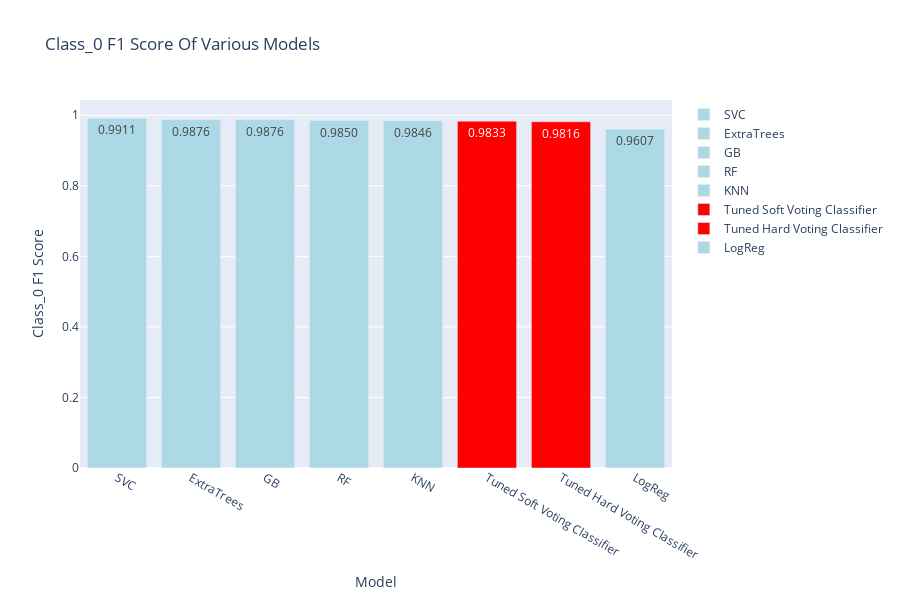
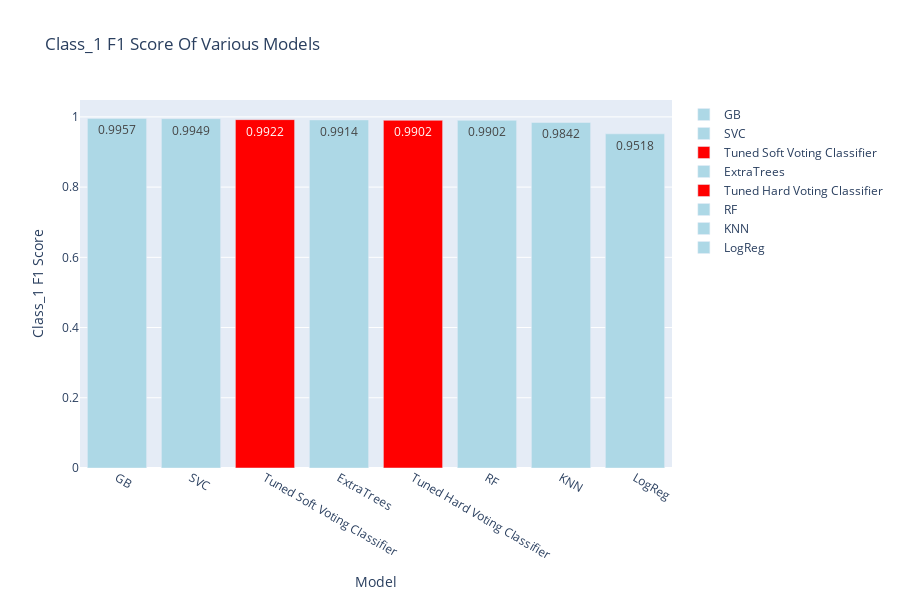
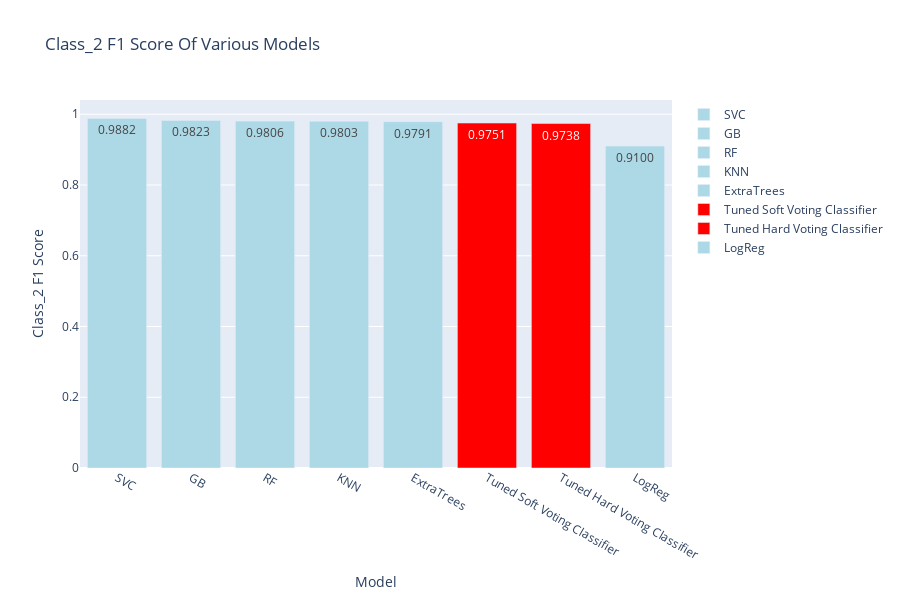
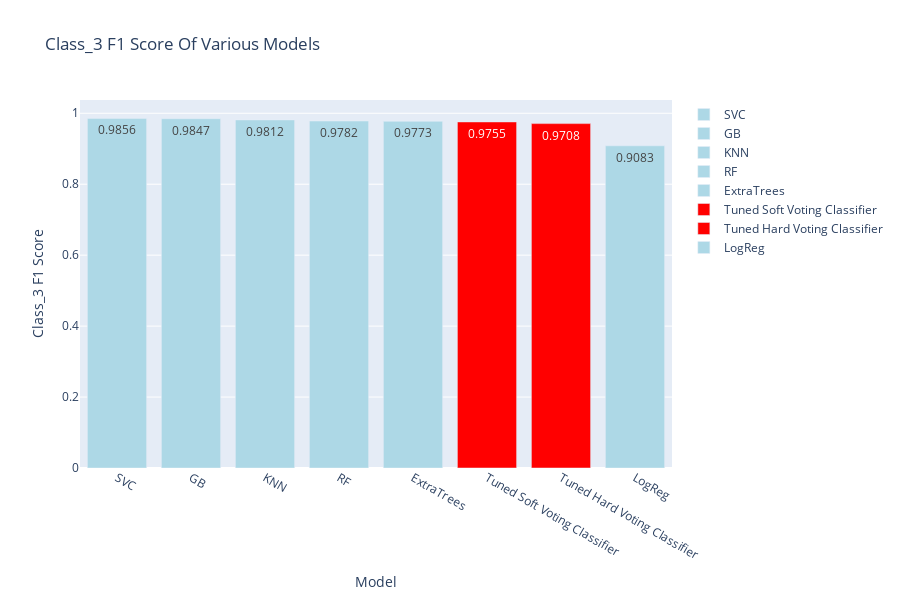

Source (notebook cell) for these figures, in order:
### Markdown cell above
## Observations
* As expected our tuned individual estimators seem to be doing a lot better than ensemble.
* Soft Voting Classifier seems to perform better than Hard Voting Classifier although not a significant difference.

### Code cell
for i in range(10):
    column_name = f"Class_{i}"
    plot_performance_scores(performance_metric=column_name, title=f"{column_name} F1 Score Of Various Models", xais_title="Model", yaxis_title=f"{column_name} F1 Score", performance_scores=performance_scores)

### Figure 1 — Plotly figure (JSON) as saved in the notebook; plotly's stock layout.template omitted (floating-point values rounded to 4 significant figures)
{"data": [{"marker": {"color": "lightblue"}, "name": "SVC", "text": "0.9911", "type": "bar", "x": ["SVC"], "y": [0.9911]}, {"marker": {"color": "lightblue"}, "name": "ExtraTrees", "text": "0.9876", "type": "bar", "x": ["ExtraTrees"], "y": [0.9876]}, {"marker": {"color": "lightblue"}, "name": "GB", "text": "0.9876", "type": "bar", "x": ["GB"], "y": [0.9876]}, {"marker": {"color": "lightblue"}, "name": "RF", "text": "0.9850", "type": "bar", "x": ["RF"], "y": [0.985]}, {"marker": {"color": "lightblue"}, "name": "KNN", "text": "0.9846", "type": "bar", "x": ["KNN"], "y": [0.9846]}, {"marker": {"color": "red"}, "name": "Tuned Soft Voting Classifier", "text": "0.9833", "type": "bar", "x": ["Tuned Soft Voting Classifier"], "y": [0.9833]}, {"marker": {"color": "red"}, "name": "Tuned Hard Voting Classifier", "text": "0.9816", "type": "bar", "x": ["Tuned Hard Voting Classifier"], "y": [0.9816]}, {"marker": {"color": "lightblue"}, "name": "LogReg", "text": "0.9607", "type": "bar", "x": ["LogReg"], "y": [0.9607]}], "layout": {"height": 600, "title": {"text": "Class_0 F1 Score Of Various Models"}, "xaxis": {"tickangle": 30, "title": {"text": "Model"}}, "yaxis": {"title": {"text": "Class_0 F1 Score"}}}}

### Figure 2 — Plotly figure (JSON) as saved in the notebook; plotly's stock layout.template omitted (floating-point values rounded to 4 significant figures)
{"data": [{"marker": {"color": "lightblue"}, "name": "GB", "text": "0.9957", "type": "bar", "x": ["GB"], "y": [0.9957]}, {"marker": {"color": "lightblue"}, "name": "SVC", "text": "0.9949", "type": "bar", "x": ["SVC"], "y": [0.9949]}, {"marker": {"color": "red"}, "name": "Tuned Soft Voting Classifier", "text": "0.9922", "type": "bar", "x": ["Tuned Soft Voting Classifier"], "y": [0.9922]}, {"marker": {"color": "lightblue"}, "name": "ExtraTrees", "text": "0.9914", "type": "bar", "x": ["ExtraTrees"], "y": [0.9914]}, {"marker": {"color": "red"}, "name": "Tuned Hard Voting Classifier", "text": "0.9902", "type": "bar", "x": ["Tuned Hard Voting Classifier"], "y": [0.9902]}, {"marker": {"color": "lightblue"}, "name": "RF", "text": "0.9902", "type": "bar", "x": ["RF"], "y": [0.9902]}, {"marker": {"color": "lightblue"}, "name": "KNN", "text": "0.9842", "type": "bar", "x": ["KNN"], "y": [0.9842]}, {"marker": {"color": "lightblue"}, "name": "LogReg", "text": "0.9518", "type": "bar", "x": ["LogReg"], "y": [0.9518]}], "layout": {"height": 600, "title": {"text": "Class_1 F1 Score Of Various Models"}, "xaxis": {"tickangle": 30, "title": {"text": "Model"}}, "yaxis": {"title": {"text": "Class_1 F1 Score"}}}}

### Figure 3 — Plotly figure (JSON) as saved in the notebook; plotly's stock layout.template omitted (floating-point values rounded to 4 significant figures)
{"data": [{"marker": {"color": "lightblue"}, "name": "SVC", "text": "0.9882", "type": "bar", "x": ["SVC"], "y": [0.9882]}, {"marker": {"color": "lightblue"}, "name": "GB", "text": "0.9823", "type": "bar", "x": ["GB"], "y": [0.9823]}, {"marker": {"color": "lightblue"}, "name": "RF", "text": "0.9806", "type": "bar", "x": ["RF"], "y": [0.9806]}, {"marker": {"color": "lightblue"}, "name": "KNN", "text": "0.9803", "type": "bar", "x": ["KNN"], "y": [0.9803]}, {"marker": {"color": "lightblue"}, "name": "ExtraTrees", "text": "0.9791", "type": "bar", "x": ["ExtraTrees"], "y": [0.9791]}, {"marker": {"color": "red"}, "name": "Tuned Soft Voting Classifier", "text": "0.9751", "type": "bar", "x": ["Tuned Soft Voting Classifier"], "y": [0.9751]}, {"marker": {"color": "red"}, "name": "Tuned Hard Voting Classifier", "text": "0.9738", "type": "bar", "x": ["Tuned Hard Voting Classifier"], "y": [0.9738]}, {"marker": {"color": "lightblue"}, "name": "LogReg", "text": "0.9100", "type": "bar", "x": ["LogReg"], "y": [0.91]}], "layout": {"height": 600, "title": {"text": "Class_2 F1 Score Of Various Models"}, "xaxis": {"tickangle": 30, "title": {"text": "Model"}}, "yaxis": {"title": {"text": "Class_2 F1 Score"}}}}

### Figure 4 — Plotly figure (JSON) as saved in the notebook; plotly's stock layout.template omitted (floating-point values rounded to 4 significant figures)
{"data": [{"marker": {"color": "lightblue"}, "name": "SVC", "text": "0.9856", "type": "bar", "x": ["SVC"], "y": [0.9856]}, {"marker": {"color": "lightblue"}, "name": "GB", "text": "0.9847", "type": "bar", "x": ["GB"], "y": [0.9847]}, {"marker": {"color": "lightblue"}, "name": "KNN", "text": "0.9812", "type": "bar", "x": ["KNN"], "y": [0.9812]}, {"marker": {"color": "lightblue"}, "name": "RF", "text": "0.9782", "type": "bar", "x": ["RF"], "y": [0.9782]}, {"marker": {"color": "lightblue"}, "name": "ExtraTrees", "text": "0.9773", "type": "bar", "x": ["ExtraTrees"], "y": [0.9773]}, {"marker": {"color": "red"}, "name": "Tuned Soft Voting Classifier", "text": "0.9755", "type": "bar", "x": ["Tuned Soft Voting Classifier"], "y": [0.9755]}, {"marker": {"color": "red"}, "name": "Tuned Hard Voting Classifier", "text": "0.9708", "type": "bar", "x": ["Tuned Hard Voting Classifier"], "y": [0.9708]}, {"marker": {"color": "lightblue"}, "name": "LogReg", "text": "0.9083", "type": "bar", "x": ["LogReg"], "y": [0.9083]}], "layout": {"height": 600, "title": {"text": "Class_3 F1 Score Of Various Models"}, "xaxis": {"tickangle": 30, "title": {"text": "Model"}}, "yaxis": {"title": {"text": "Class_3 F1 Score"}}}}
